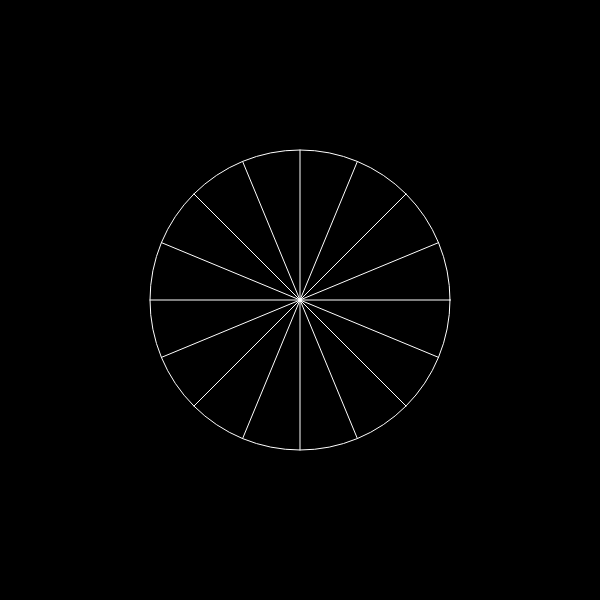
Frame 1 (no input)
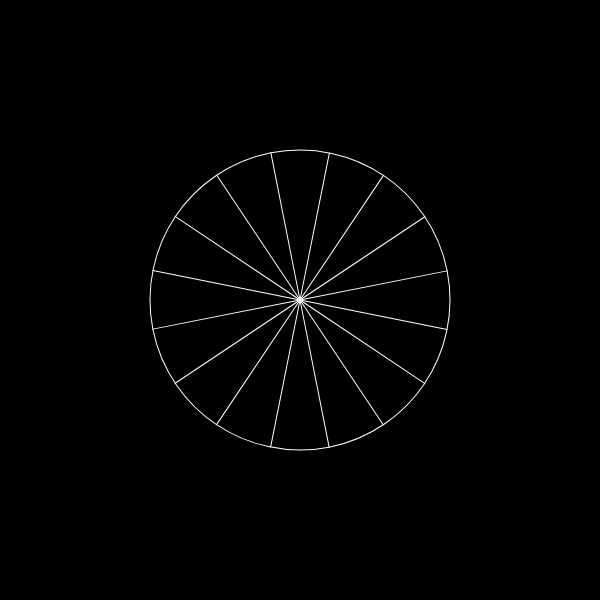
Frame 60 (no input)
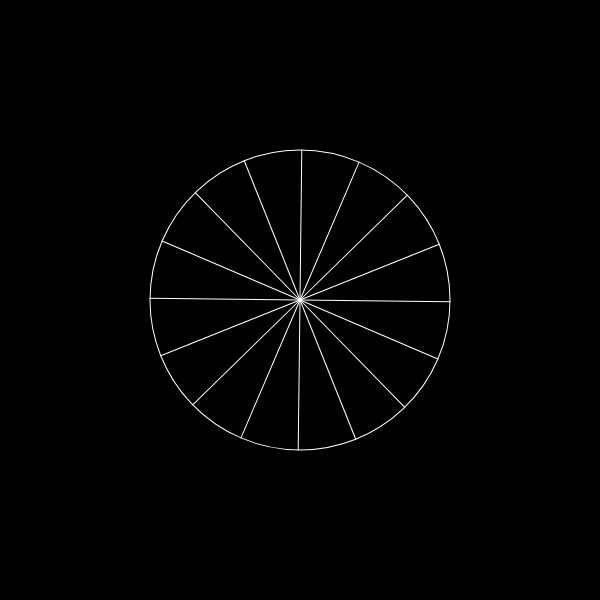
Frame 120 (the mouse pressed at the canvas centre since frame 60)

The p5.js sketch that drew these frames (run headless with seeded random() and noise() and a simulated clock; from frame 60 on, the mouse is pressed at the canvas centre):

// p5.js sketch
// ── sketch.js
var angle;

var circleX;
var circleY;
var radius;
var xCoord;
var yCoord;

var slider;

function setup() {
  createCanvas(600, 600);
  
  circleX = width/2;
  circleY = height/2;
  radius = 150;

  angle = 0.0;

  slider = createSlider(0,width, 300);
  circleX = slider.value();

}

function draw() {
  background(0);
  circleX = slider.value();
  stroke(255);
  noFill();
  
  // we're about to move or rotate the canvas temporarily
  push();

  // move the pivot point!
  // this line changes the center point of the canvas to 0,0
  translate(circleX, circleY);
    
  rotate(angle);

  // TWO_PI = 2 * PI
  for(var i=0; i < TWO_PI; i+= PI /8){
    xCoord =  cos(i) * radius;
    yCoord = sin(i) * radius;
    line(0,0,xCoord, yCoord);
  }

  // center x point, center y point, diameter
  circle(0, 0, radius*2);

  // resets the center point to width/2, height/2
 pop();

  angle += 0.01;
}
